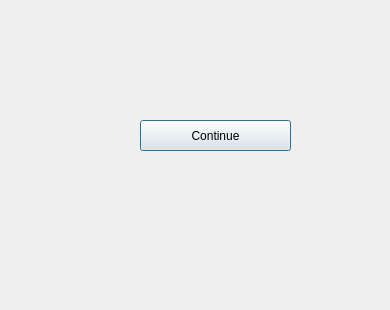
<?xml version="1.0" encoding="UTF-8"?>
<ui version="4.0">
 <class>MessagePopUp</class>
 <widget class="QDialog" name="MessagePopUp">
  <property name="geometry">
   <rect>
    <x>0</x>
    <y>0</y>
    <width>390</width>
    <height>310</height>
   </rect>
  </property>
  <property name="windowTitle">
   <string>Dialog</string>
  </property>
  <widget class="QPushButton" name="ContinueBtn">
   <property name="geometry">
    <rect>
     <x>140</x>
     <y>120</y>
     <width>151</width>
     <height>31</height>
    </rect>
   </property>
   <property name="cursor">
    <cursorShape>PointingHandCursor</cursorShape>
   </property>
   <property name="autoFillBackground">
    <bool>false</bool>
   </property>
   <property name="styleSheet">
    <string notr="true">border-image: url(:/other/images/pop_up_label.png);
padding: 5px;
</string>
   </property>
   <property name="text">
    <string>Continue</string>
   </property>
  </widget>
 </widget>
 <resources/>
 <connections/>
</ui>
